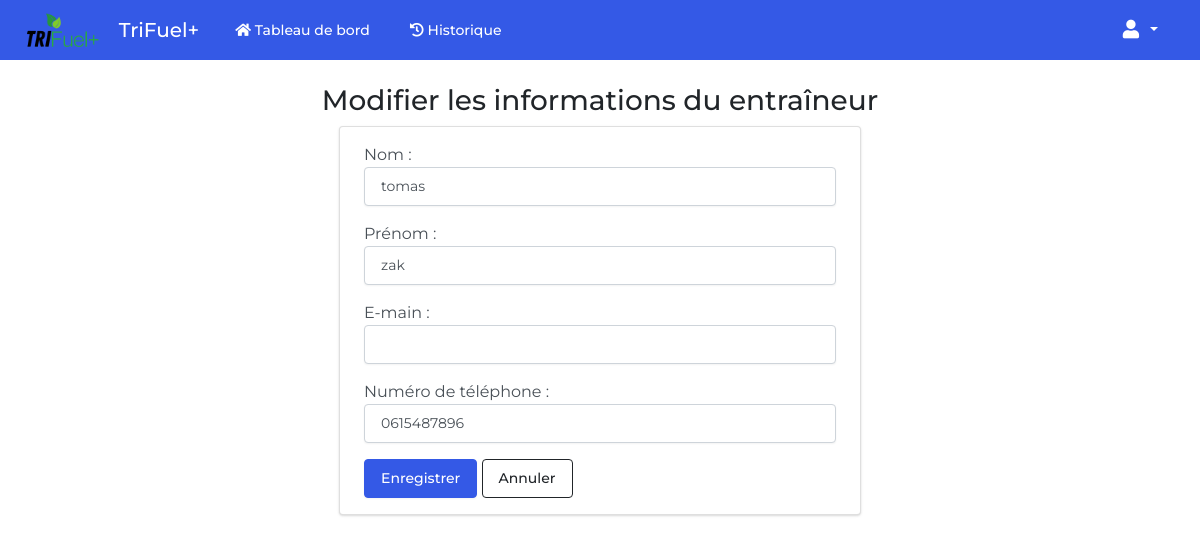
/entraineurs/edit/11 (signed in), run on the app's committed database.
### foodtracker/models.py (models this page shows, shortened)
class User(AbstractUser):
    class UserRoles(models.TextChoices):
        ADMIN = ('ADMIN', 'Admin')
        ENTRAINEUR = ('ENTRAINEUR', 'Entraineur')
        TRIATHLETE = ('TRIATHLETE', 'Triathlete')
    email = models.EmailField('email address', null=True)
    role = models.CharField(max_length=15, choices=UserRoles.choices)
    REQUIRED_FIELDS = []
    class Meta:
        db_table = 'users'

class Entraineur(models.Model):
    user = models.OneToOneField(User, on_delete=models.CASCADE, related_name='profile_entraineur')
    phone_number = models.CharField(max_length=20)
    class Meta:
        db_table = 'entraineurs'

### foodtracker/views.py (the view)
# urls.py: path('entraineurs/edit/<int:pk>', views.trainers_edit_view, name='trainer_edit'),
@login_required
def trainers_edit_view(request, pk):
    try:
        user = User.objects.get(pk=pk, role=User.UserRoles.ENTRAINEUR)
        if request.method == 'POST':
            form = EntraineurEditForm(request.POST)
            if form.is_valid():
                user.first_name = form.cleaned_data.get('first_name', user.first_name)
                user.last_name = form.cleaned_data.get('last_name', user.last_name)
                user.email = form.cleaned_data.get('email', user.email)
                user.profile_entraineur.phone_number = form.cleaned_data.get('phone_number', user.profile_entraineur.phone_number)
                user.profile_entraineur.save()
                user.save()
                messages.success(request, "Les informations du entraineur ont été mises à jour avec succès")
                return redirect(reverse('entraineurs'))
            else:
                return render(request, 'trainer_edit.html', {
                    'trainer': user,
                    'form': form
                })
        else:
            form = EntraineurEditForm({
                'first_name': user.first_name,
                'last_name': user.last_name,
                'email': user.email,
                'phone_number': user.profile_entraineur.phone_number,
            })
            return render(request, 'trainer_edit.html', {
                'trainer': user,
                'form': form
            })
    except User.DoesNotExist:
        messages.error(request, "L'entraîneur n'existe pas")
        return redirect(reverse('entraineurs'))

### foodtracker/forms.py
class EntraineurEditForm(forms.Form):
    first_name = forms.CharField(label='Nom')
    last_name = forms.CharField(label='Prénom')
    email = forms.EmailField(label='E-main', required=False)
    phone_number = forms.CharField(label='Numéro de téléphone')
    def __init__(self, *args, **kwargs):
        super().__init__(*args, **kwargs)
        for visible in self.visible_fields():
            visible.field.widget.attrs['class'] = 'form-control'

### templates/trainer_edit.html (shortened to what this page needs)
{% extends 'base.html' %}
{% block body %}
<div class='py-4 mt-auto'>
    <div class='container px-4'>
        <!-- {% if success %}
        <br>
        <div class='alert alert-dismissible alert-success' role='alert'>
            <button type='button' class='btn-close' data-bs-dismiss='alert'></button>
            The new food item added successfully.
        </div>
        {% else %} -->
        <div class='d-flex justify-content-center'>
            <h3>Modifier les informations du entraîneur</h3>
        </div>
        <div class='row'>
            <div class='col-lg-6 offset-lg-3'>
                <div class='card bg-secondary mb-3'>
                    <div class='card-body'>
                        <div class='form-group'>
                            <form action="{% url 'trainer_edit' pk=trainer.id %}" method='POST'>
                                <div class='form-group'>
                                    {% for field in form %}
                                    <p>
                                        {{ field.label_tag }} {{ field }}
                                    </p>
                                    {% endfor %}
                                    <button type='submit' class='btn btn-primary'>Enregistrer</button>
                                    <a href="{% url 'entraineurs' %}" class='btn btn-outline-dark'>Annuler</a>
                                </div>
                            </form>
                        </div>
                    </div>
                </div>
            </div>
        </div>
        {% endif %}
    </div>
</div>
{% endblock body %}

### static/css/styles.css (style rules this page uses)
html { position: relative; min-height: 100%; }
body { margin: 0 0 90px; font-family: 'Montserrat', sans-serif !important; }

### data on the page
User: form "tomas" "zak"
Entraineur: form "0615487896"

### other printed values
{{ field.label_tag }} "Nom :" "Prénom :" "E-main :" "Numéro de téléphone :"
